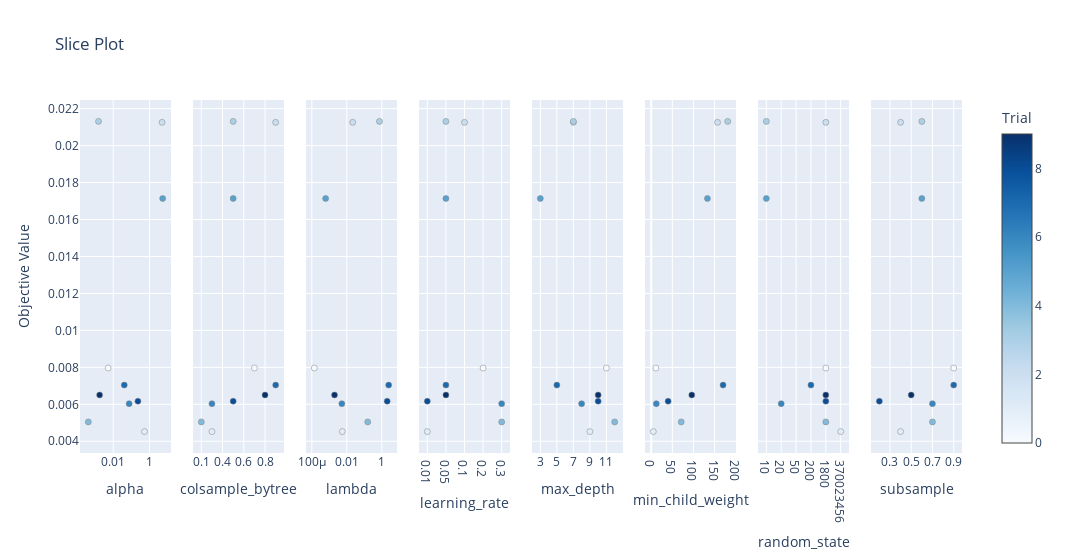

Source (notebook cell):
### Code cell
optuna.visualization.plot_slice(find_param)

### Figure 1 — Plotly figure (JSON) as saved in the notebook; plotly's stock layout.template omitted (floating-point values rounded to 4 significant figures)
{"data": [{"marker": {"color": [0, 1, 2, 3, 4, 5, 6, 7, 8, 9], "colorbar": {"title": {"text": "Trial"}, "x": 1, "xpad": 40}, "colorscale": [[0, "rgb(247,251,255)"], [0.125, "rgb(222,235,247)"], [0.25, "rgb(198,219,239)"], [0.375, "rgb(158,202,225)"], [0.5, "rgb(107,174,214)"], [0.625, "rgb(66,146,198)"], [0.75, "rgb(33,113,181)"], [0.875, "rgb(8,81,156)"], [1, "rgb(8,48,107)"]], "line": {"color": "Grey", "width": 0.5}, "showscale": true}, "mode": "markers", "name": "Feasible Trial", "showlegend": false, "type": "scatter", "x": [0.005296, 0.5319, 4.981, 0.001546, 0.0004223, 5.348, 0.07565, 0.04084, 0.2307, 0.001778], "xaxis": "x", "y": [0.007964, 0.004524, 0.02126, 0.02131, 0.005047, 0.01714, 0.006035, 0.007039, 0.006169, 0.006505], "yaxis": "y"}, {"marker": {"color": [0, 1, 2, 3, 4, 5, 6, 7, 8, 9], "colorbar": {"title": {"text": "Trial"}, "x": 1, "xpad": 40}, "colorscale": [[0, "rgb(247,251,255)"], [0.125, "rgb(222,235,247)"], [0.25, "rgb(198,219,239)"], [0.375, "rgb(158,202,225)"], [0.5, "rgb(107,174,214)"], [0.625, "rgb(66,146,198)"], [0.75, "rgb(33,113,181)"], [0.875, "rgb(8,81,156)"], [1, "rgb(8,48,107)"]], "line": {"color": "Grey", "width": 0.5}, "showscale": false}, "mode": "markers", "name": "Feasible Trial", "showlegend": false, "type": "scatter", "x": [0.7, 0.2, 0.9, 0.5, 0.1, 0.5, 0.2, 0.9, 0.5, 0.8], "xaxis": "x2", "y": [0.007964, 0.004524, 0.02126, 0.02131, 0.005047, 0.01714, 0.006035, 0.007039, 0.006169, 0.006505], "yaxis": "y2"}, {"marker": {"color": [0, 1, 2, 3, 4, 5, 6, 7, 8, 9], "colorbar": {"title": {"text": "Trial"}, "x": 1, "xpad": 40}, "colorscale": [[0, "rgb(247,251,255)"], [0.125, "rgb(222,235,247)"], [0.25, "rgb(198,219,239)"], [0.375, "rgb(158,202,225)"], [0.5, "rgb(107,174,214)"], [0.625, "rgb(66,146,198)"], [0.75, "rgb(33,113,181)"], [0.875, "rgb(8,81,156)"], [1, "rgb(8,48,107)"]], "line": {"color": "Grey", "width": 0.5}, "showscale": false}, "mode": "markers", "name": "Feasible Trial", "showlegend": false, "type": "scatter", "x": [0.0001392, 0.005563, 0.02179, 0.7363, 0.1572, 0.0006176, 0.005205, 2.476, 2.039, 0.001988], "xaxis": "x3", "y": [0.007964, 0.004524, 0.02126, 0.02131, 0.005047, 0.01714, 0.006035, 0.007039, 0.006169, 0.006505], "yaxis": "y3"}, {"marker": {"color": [0, 1, 2, 3, 4, 5, 6, 7, 8, 9], "colorbar": {"title": {"text": "Trial"}, "x": 1, "xpad": 40}, "colorscale": [[0, "rgb(247,251,255)"], [0.125, "rgb(222,235,247)"], [0.25, "rgb(198,219,239)"], [0.375, "rgb(158,202,225)"], [0.5, "rgb(107,174,214)"], [0.625, "rgb(66,146,198)"], [0.75, "rgb(33,113,181)"], [0.875, "rgb(8,81,156)"], [1, "rgb(8,48,107)"]], "line": {"color": "Grey", "width": 0.5}, "showscale": false}, "mode": "markers", "name": "Feasible Trial", "showlegend": false, "type": "scatter", "x": [0.2, 0.01, 0.1, 0.05, 0.3, 0.05, 0.3, 0.05, 0.01, 0.05], "xaxis": "x4", "y": [0.007964, 0.004524, 0.02126, 0.02131, 0.005047, 0.01714, 0.006035, 0.007039, 0.006169, 0.006505], "yaxis": "y4"}, {"marker": {"color": [0, 1, 2, 3, 4, 5, 6, 7, 8, 9], "colorbar": {"title": {"text": "Trial"}, "x": 1, "xpad": 40}, "colorscale": [[0, "rgb(247,251,255)"], [0.125, "rgb(222,235,247)"], [0.25, "rgb(198,219,239)"], [0.375, "rgb(158,202,225)"], [0.5, "rgb(107,174,214)"], [0.625, "rgb(66,146,198)"], [0.75, "rgb(33,113,181)"], [0.875, "rgb(8,81,156)"], [1, "rgb(8,48,107)"]], "line": {"color": "Grey", "width": 0.5}, "showscale": false}, "mode": "markers", "name": "Feasible Trial", "showlegend": false, "type": "scatter", "x": [11, 9, 7, 7, 12, 3, 8, 5, 10, 10], "xaxis": "x5", "y": [0.007964, 0.004524, 0.02126, 0.02131, 0.005047, 0.01714, 0.006035, 0.007039, 0.006169, 0.006505], "yaxis": "y5"}, {"marker": {"color": [0, 1, 2, 3, 4, 5, 6, 7, 8, 9], "colorbar": {"title": {"text": "Trial"}, "x": 1, "xpad": 40}, "colorscale": [[0, "rgb(247,251,255)"], [0.125, "rgb(222,235,247)"], [0.25, "rgb(198,219,239)"], [0.375, "rgb(158,202,225)"], [0.5, "rgb(107,174,214)"], [0.625, "rgb(66,146,198)"], [0.75, "rgb(33,113,181)"], [0.875, "rgb(8,81,156)"], [1, "rgb(8,48,107)"]], "line": {"color": "Grey", "width": 0.5}, "showscale": false}, "mode": "markers", "name": "Feasible Trial", "showlegend": false, "type": "scatter", "x": [11, 5, 157, 181, 71, 133, 12, 170, 40, 96], "xaxis": "x6", "y": [0.007964, 0.004524, 0.02126, 0.02131, 0.005047, 0.01714, 0.006035, 0.007039, 0.006169, 0.006505], "yaxis": "y6"}, {"marker": {"color": [0, 1, 2, 3, 4, 5, 6, 7, 8, 9], "colorbar": {"title": {"text": "Trial"}, "x": 1, "xpad": 40}, "colorscale": [[0, "rgb(247,251,255)"], [0.125, "rgb(222,235,247)"], [0.25, "rgb(198,219,239)"], [0.375, "rgb(158,202,225)"], [0.5, "rgb(107,174,214)"], [0.625, "rgb(66,146,198)"], [0.75, "rgb(33,113,181)"], [0.875, "rgb(8,81,156)"], [1, "rgb(8,48,107)"]], "line": {"color": "Grey", "width": 0.5}, "showscale": false}, "mode": "markers", "name": "Feasible Trial", "showlegend": false, "type": "scatter", "x": [1800, 370023456, 1800, 10, 1800, 10, 20, 200, 1800, 1800], "xaxis": "x7", "y": [0.007964, 0.004524, 0.02126, 0.02131, 0.005047, 0.01714, 0.006035, 0.007039, 0.006169, 0.006505], "yaxis": "y7"}, {"marker": {"color": [0, 1, 2, 3, 4, 5, 6, 7, 8, 9], "colorbar": {"title": {"text": "Trial"}, "x": 1, "xpad": 40}, "colorscale": [[0, "rgb(247,251,255)"], [0.125, "rgb(222,235,247)"], [0.25, "rgb(198,219,239)"], [0.375, "rgb(158,202,225)"], [0.5, "rgb(107,174,214)"], [0.625, "rgb(66,146,198)"], [0.75, "rgb(33,113,181)"], [0.875, "rgb(8,81,156)"], [1, "rgb(8,48,107)"]], "line": {"color": "Grey", "width": 0.5}, "showscale": false}, "mode": "markers", "name": "Feasible Trial", "showlegend": false, "type": "scatter", "x": [0.9, 0.4, 0.4, 0.6, 0.7, 0.6, 0.7, 0.9, 0.2, 0.5], "xaxis": "x8", "y": [0.007964, 0.004524, 0.02126, 0.02131, 0.005047, 0.01714, 0.006035, 0.007039, 0.006169, 0.006505], "yaxis": "y8"}], "layout": {"title": {"text": "Slice Plot"}, "width": 2400, "xaxis": {"anchor": "y", "domain": [0, 0.1031], "title": {"text": "alpha"}, "type": "log"}, "xaxis2": {"anchor": "y2", "categoryarray": [0.1, 0.2, 0.4, 0.5, 0.6, 0.7, 0.8, 0.9, 1], "categoryorder": "array", "domain": [0.1281, 0.2312], "title": {"text": "colsample_bytree"}, "type": "category"}, "xaxis3": {"anchor": "y3", "domain": [0.2562, 0.3594], "title": {"text": "lambda"}, "type": "log"}, "xaxis4": {"anchor": "y4", "categoryarray": [0.0001, 0.001, 0.01, 0.05, 0.1, 0.2, 0.3, 1], "categoryorder": "array", "domain": [0.3844, 0.4875], "title": {"text": "learning_rate"}, "type": "category"}, "xaxis5": {"anchor": "y5", "categoryarray": [3, 4, 5, 6, 7, 8, 9, 10, 11, 12], "categoryorder": "array", "domain": [0.5125, 0.6156], "title": {"text": "max_depth"}, "type": "category"}, "xaxis6": {"anchor": "y6", "domain": [0.6406, 0.7438], "title": {"text": "min_child_weight"}}, "xaxis7": {"anchor": "y7", "categoryarray": [10, 20, 50, 200, 1800, 370023456], "categoryorder": "array", "domain": [0.7687, 0.8719], "title": {"text": "random_state"}, "type": "category"}, "xaxis8": {"anchor": "y8", "categoryarray": [0.1, 0.2, 0.3, 0.4, 0.5, 0.6, 0.7, 0.8, 0.9, 1], "categoryorder": "array", "domain": [0.8969, 1], "title": {"text": "subsample"}, "type": "category"}, "yaxis": {"anchor": "x", "domain": [0, 1], "title": {"text": "Objective Value"}}, "yaxis2": {"anchor": "x2", "domain": [0, 1], "matches": "y", "showticklabels": false}, "yaxis3": {"anchor": "x3", "domain": [0, 1], "matches": "y", "showticklabels": false}, "yaxis4": {"anchor": "x4", "domain": [0, 1], "matches": "y", "showticklabels": false}, "yaxis5": {"anchor": "x5", "domain": [0, 1], "matches": "y", "showticklabels": false}, "yaxis6": {"anchor": "x6", "domain": [0, 1], "matches": "y", "showticklabels": false}, "yaxis7": {"anchor": "x7", "domain": [0, 1], "matches": "y", "showticklabels": false}, "yaxis8": {"anchor": "x8", "domain": [0, 1], "matches": "y", "showticklabels": false}}}
